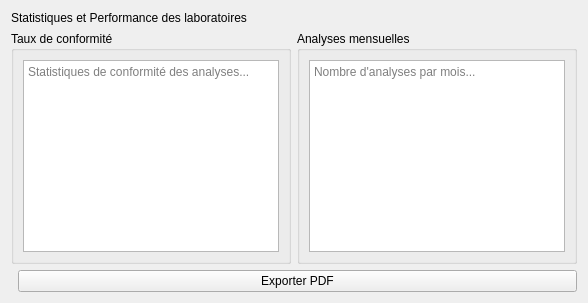
                    <widget class="QWidget" name="page_stat1">
                      <layout class="QVBoxLayout" name="statLayout1">
                        <item>
                          <widget class="QLabel" name="statTitle1">
                            <property name="text">
                              <string>Statistiques et Performance des laboratoires</string>
                            </property>
                          </widget>
                        </item>
                        <item>
                          <layout class="QHBoxLayout" name="statsContentLayout1">
                            <item>
                              <widget class="QGroupBox" name="performanceGroup1">
                                <property name="title">
                                  <string>Taux de conformité</string>
                                </property>
                                <layout class="QVBoxLayout">
                                  <item>
                                    <widget class="QPlainTextEdit" name="plainTextEdit1">
                                      <property name="readOnly">
                                        <bool>true</bool>
                                      </property>
                                      <property name="placeholderText">
                                        <string>Statistiques de conformité des analyses...</string>
                                      </property>
                                    </widget>
                                  </item>
                                </layout>
                              </widget>
                            </item>
                            <item>
                              <widget class="QGroupBox" name="vitesseGroup1">
                                <property name="title">
                                  <string>Analyses mensuelles</string>
                                </property>
                                <layout class="QVBoxLayout">
                                  <item>
                                    <widget class="QPlainTextEdit" name="plainTextEdit_21">
                                      <property name="readOnly">
                                        <bool>true</bool>
                                      </property>
                                      <property name="placeholderText">
                                        <string>Nombre d'analyses par mois...</string>
                                      </property>
                                    </widget>
                                  </item>
                                </layout>
                              </widget>
                            </item>
                          </layout>
                        </item>
                        <item>
                          <layout class="QHBoxLayout" name="exportLayout1">
                            <item>
                              <spacer name="exportSpacer1">
                                <property name="orientation">
                                  <enum>Qt::Horizontal</enum>
                                </property>
                              </spacer>
                            </item>
                            <item>
                              <widget class="QPushButton" name="btnExportStatsLaboPdf">
                                <property name="text">
                                  <string>Exporter PDF</string>
                                </property>
                              </widget>
                            </item>
                          </layout>
                        </item>
                      </layout>
                    </widget>
